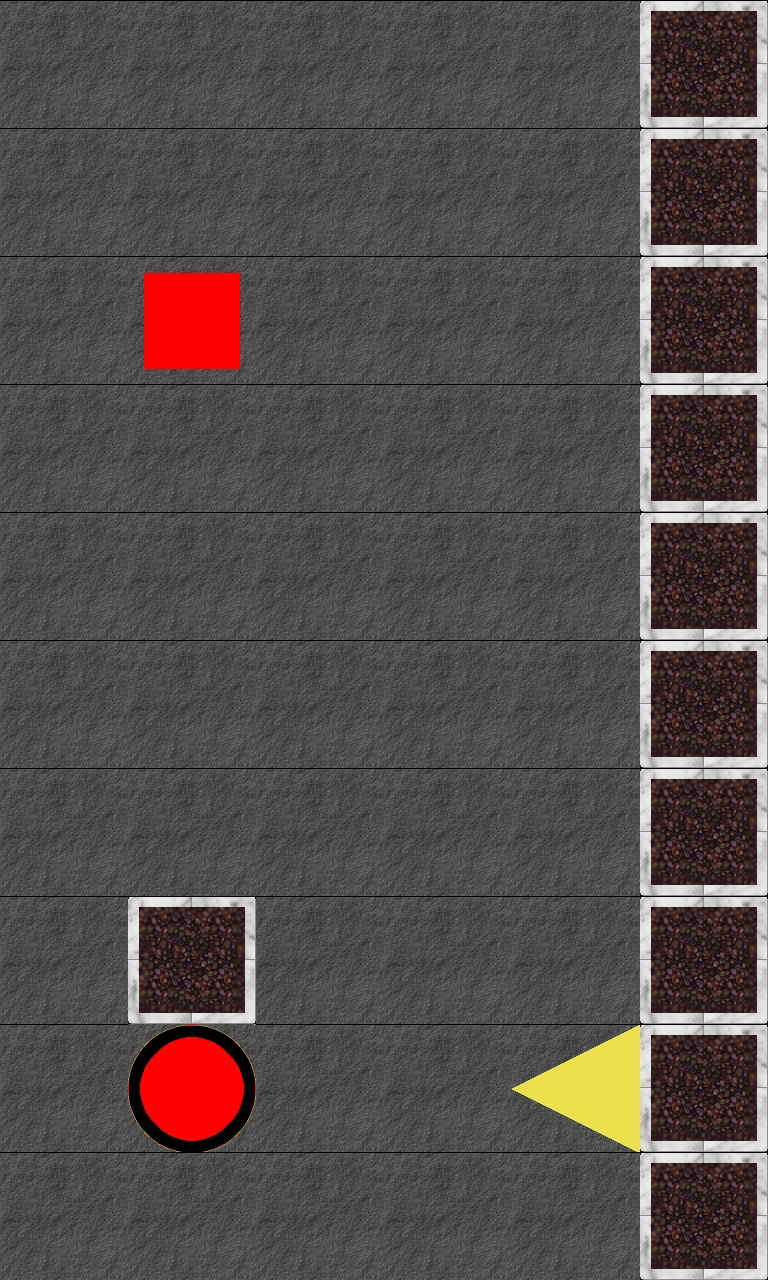

Tiled map render using the project's own tile images. Description and the whole map definition, tile-layer contents included, below:
An orthogonal 6x10 tile map with 128x128 px tiles, 2 tile layers (tiles, blocks).

<map version="1.0" orientation="orthogonal" width="6" height="10" tilewidth="128" tileheight="128">
 <properties>
  <property name="minMoves" value="3" />
 </properties>
 <tileset firstgid="1" name="blocks&amp;tiles" tilewidth="128" tileheight="128">
  <image source="..\img\tiles_blocks.png" width="512" height="1024" />
 </tileset>
 <layer name="tiles" width="6" height="10">
  <data>
   <tile gid="2" />
   <tile gid="2" />
   <tile gid="2" />
   <tile gid="2" />
   <tile gid="2" />
   <tile gid="3" />
   <tile gid="2" />
   <tile gid="2" />
   <tile gid="2" />
   <tile gid="2" />
   <tile gid="2" />
   <tile gid="3" />
   <tile gid="2" />
   <tile gid="2" />
   <tile gid="2" />
   <tile gid="2" />
   <tile gid="2" />
   <tile gid="3" />
   <tile gid="2" />
   <tile gid="2" />
   <tile gid="2" />
   <tile gid="2" />
   <tile gid="2" />
   <tile gid="3" />
   <tile gid="2" />
   <tile gid="2" />
   <tile gid="2" />
   <tile gid="2" />
   <tile gid="2" />
   <tile gid="3" />
   <tile gid="2" />
   <tile gid="2" />
   <tile gid="2" />
   <tile gid="2" />
   <tile gid="2" />
   <tile gid="3" />
   <tile gid="2" />
   <tile gid="2" />
   <tile gid="2" />
   <tile gid="2" />
   <tile gid="2" />
   <tile gid="3" />
   <tile gid="2" />
   <tile gid="3" />
   <tile gid="2" />
   <tile gid="2" />
   <tile gid="2" />
   <tile gid="3" />
   <tile gid="2" />
   <tile gid="9" />
   <tile gid="2" />
   <tile gid="2" />
   <tile gid="5" />
   <tile gid="3" />
   <tile gid="2" />
   <tile gid="2" />
   <tile gid="2" />
   <tile gid="2" />
   <tile gid="2" />
   <tile gid="3" />
  </data>
 </layer>
 <layer name="blocks" width="6" height="10">
  <data>
   <tile gid="0" />
   <tile gid="0" />
   <tile gid="0" />
   <tile gid="0" />
   <tile gid="0" />
   <tile gid="0" />
   <tile gid="0" />
   <tile gid="0" />
   <tile gid="0" />
   <tile gid="0" />
   <tile gid="0" />
   <tile gid="0" />
   <tile gid="0" />
   <tile gid="13" />
   <tile gid="0" />
   <tile gid="0" />
   <tile gid="0" />
   <tile gid="0" />
   <tile gid="0" />
   <tile gid="0" />
   <tile gid="0" />
   <tile gid="0" />
   <tile gid="0" />
   <tile gid="0" />
   <tile gid="0" />
   <tile gid="0" />
   <tile gid="0" />
   <tile gid="0" />
   <tile gid="0" />
   <tile gid="0" />
   <tile gid="0" />
   <tile gid="0" />
   <tile gid="0" />
   <tile gid="0" />
   <tile gid="0" />
   <tile gid="0" />
   <tile gid="0" />
   <tile gid="0" />
   <tile gid="0" />
   <tile gid="0" />
   <tile gid="0" />
   <tile gid="0" />
   <tile gid="0" />
   <tile gid="0" />
   <tile gid="0" />
   <tile gid="0" />
   <tile gid="0" />
   <tile gid="0" />
   <tile gid="0" />
   <tile gid="0" />
   <tile gid="0" />
   <tile gid="0" />
   <tile gid="0" />
   <tile gid="0" />
   <tile gid="0" />
   <tile gid="0" />
   <tile gid="0" />
   <tile gid="0" />
   <tile gid="0" />
   <tile gid="0" />
  </data>
 </layer>
</map>